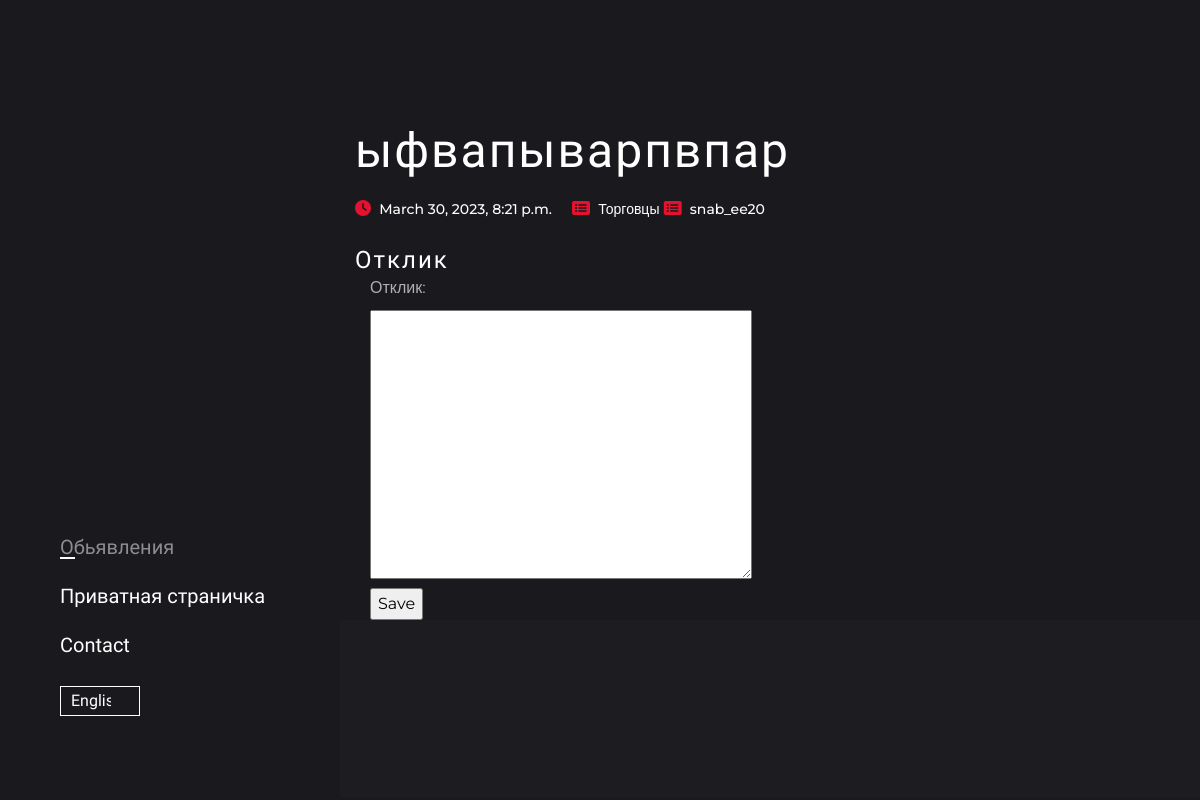
The app's page /board/17/reply/add (signed in) with its own data.
### board/models.py (models this page shows, shortened)
class Post(models.Model):
    date_time_in = models.DateTimeField(auto_now_add=True)
    title = models.CharField(max_length=255)
    wysiwyn_text = RichTextField(blank=True, null=True)
    author = models.ForeignKey(User, on_delete=models.CASCADE)
    category = models.ForeignKey('Category', on_delete=models.CASCADE)

class Category(models.Model):
    name = models.CharField(max_length=255, unique=True)
    def __str__(self):
        return self.name

### board/views.py (the view, shortened to what this page needs)
# urls.py: path('<int:pk>/reply/add', ReplyAdd.as_view(), name='reply_add'),
class ReplyAdd(PermissionRequiredMixin, CreateView):
    permission_required = ('board.add_reply',)
    form_class = ReplyForm
    model = Reply
    template_name = 'reply_add.html'
    def get_context_data(self, **kwargs):
        context = super().get_context_data(**kwargs)
        post_data = get_object_or_404(Post, id=self.kwargs['pk'])
        context['news'] = post_data
        return context

### board/forms.py (shortened to what this page needs)
class ReplyForm(forms.ModelForm):
    class Meta:
        model = Reply
        fields = [
                   'reply',
                 ]
        labels = {'reply': _('Отклик'),}

### templates/reply_add.html (shortened to what this page needs)
{% extends 'default.html' %}
{% load custom_tags %}
{% block content %}
<div class="col-lg-10">
    <h1 class="text-white add-letter-space mt-4">{{ news.title}}</h1>
    <ul class="post-meta mt-3 mb-4">
        <li class="d-inline-block mr-3">
            <span class="fas fa-clock text-primary"></span>
            <a class="ml-1" href="#">{{ news.date_time_in }}</a>
        </li>
        <li class="d-inline-block">
            <span class="fas fa-list-alt text-primary"></span>
            <a class="ml-1" href="#">{{ news.category }}</a>
        </li>
        <li class="d-inline-block">
            <span class="fas fa-list-alt text-primary"></span>
            <a class="ml-1" href="#">{{ news.author }}</a>
        </li>
    </ul>
    <h3 class="text-white add-letter-space mt-4">Отклик</h3>
        <div class="col-lg-7">
            <form action="" method="post">
                {{ form.as_p }}
                <input type="submit" value="Save" />
            </form>
        </div>
</div>
{% endblock content %}

### static/css/style.css (style rules this page uses)
body { color: #B0B0B0; background-color: #1A191E; font-family: "Montserrat", sans-serif; font-size: 16px; line-height: 1.65; overflow-y: hidden; }
body.loaded { overflow-y: scroll; }
.add-letter-space { letter-spacing: 2px; }
.text-primary, .text-primary-onHover:hover { color: #E4112F !important; }
h1, .h1, h2, .h2, h3, .h3, h4 { font-family: "Barlow Condensed", sans-serif; }
h1, .h1 { font-size: 48px; }
h3, .h3 { font-size: 24px; }
.h4, h5, .h5, h6, .h6, p { font-family: "Montserrat", sans-serif; }
h1, .h1, h2, .h2, h3, .h3, h4, .h4, h5, .h5, h6, .h6, p { margin: 0; }
a { text-decoration: none; display: inline-block; transition: all 0.3s; }
ul, li { padding: 0; margin: 0; }
.post-meta li a { color: #ffffff; font-weight: 500; font-size: 14px; }

### records on screen
Post: title "ыфвапыварпвпар", date_time_in "March 30, 2023, 8:21 p.m.", category "Торговцы", author "snab_ee20"
